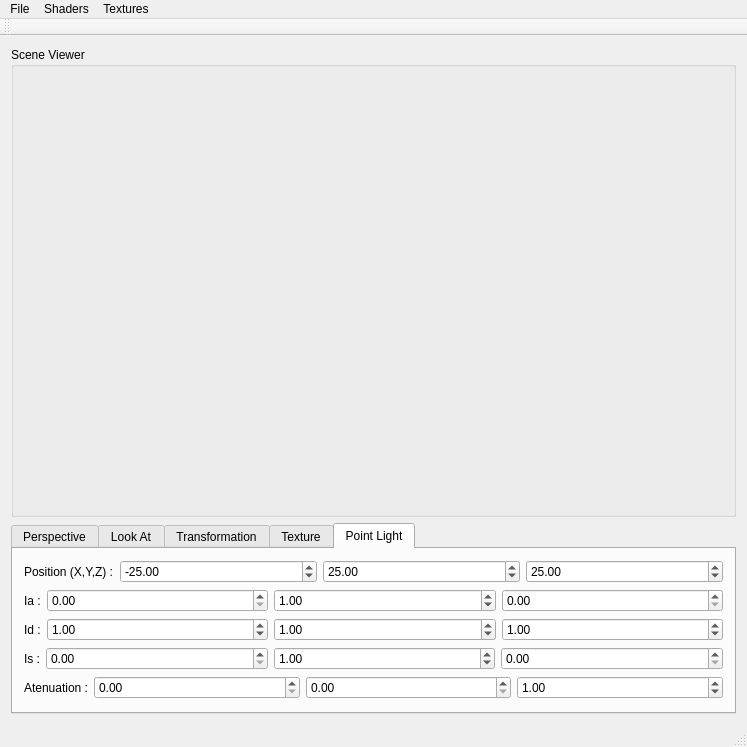
<?xml version="1.0" encoding="UTF-8"?>
<ui version="4.0">
 <class>MainWindow</class>
 <widget class="QMainWindow" name="MainWindow">
  <property name="geometry">
   <rect>
    <x>0</x>
    <y>0</y>
    <width>747</width>
    <height>747</height>
   </rect>
  </property>
  <property name="windowTitle">
   <string>MainWindow</string>
  </property>
  <widget class="QWidget" name="centralWidget">
   <layout class="QGridLayout" name="gridLayout">
    <item row="0" column="0">
     <widget class="QGroupBox" name="groupBox">
      <property name="sizePolicy">
       <sizepolicy hsizetype="Preferred" vsizetype="Expanding">
        <horstretch>0</horstretch>
        <verstretch>0</verstretch>
       </sizepolicy>
      </property>
      <property name="title">
       <string>Scene Viewer</string>
      </property>
      <layout class="QGridLayout" name="gridLayout_2"/>
     </widget>
    </item>
    <item row="1" column="0">
     <widget class="QTabWidget" name="mainTabs">
      <property name="sizePolicy">
       <sizepolicy hsizetype="Expanding" vsizetype="Fixed">
        <horstretch>0</horstretch>
        <verstretch>0</verstretch>
       </sizepolicy>
      </property>
      <property name="currentIndex">
       <number>4</number>
      </property>
      <widget class="QWidget" name="perspectiveTab">
       <attribute name="title">
        <string>Perspective</string>
       </attribute>
       <layout class="QGridLayout" name="gridLayout_7">
        <item row="0" column="0">
         <layout class="QHBoxLayout" name="horizontalLayout_2">
          <item>
           <widget class="QLabel" name="label">
            <property name="sizePolicy">
             <sizepolicy hsizetype="Fixed" vsizetype="Preferred">
              <horstretch>0</horstretch>
              <verstretch>0</verstretch>
             </sizepolicy>
            </property>
            <property name="text">
             <string>Vertical Angle (Zoom) :</string>
            </property>
           </widget>
          </item>
          <item>
           <widget class="QDoubleSpinBox" name="persVerticalAngleSpin">
            <property name="decimals">
             <number>2</number>
            </property>
            <property name="minimum">
             <double>0.000000000000000</double>
            </property>
            <property name="maximum">
             <double>180.000000000000000</double>
            </property>
            <property name="singleStep">
             <double>0.100000000000000</double>
            </property>
            <property name="value">
             <double>90.000000000000000</double>
            </property>
           </widget>
          </item>
          <item>
           <widget class="QSlider" name="persVerticalAngleSlider">
            <property name="maximum">
             <number>18000</number>
            </property>
            <property name="pageStep">
             <number>10</number>
            </property>
            <property name="value">
             <number>9000</number>
            </property>
            <property name="sliderPosition">
             <number>9000</number>
            </property>
            <property name="orientation">
             <enum>Qt::Horizontal</enum>
            </property>
           </widget>
          </item>
         </layout>
        </item>
        <item row="1" column="0">
         <layout class="QHBoxLayout" name="horizontalLayout_4">
          <item>
           <widget class="QLabel" name="label_3">
            <property name="sizePolicy">
             <sizepolicy hsizetype="Fixed" vsizetype="Preferred">
              <horstretch>0</horstretch>
              <verstretch>0</verstretch>
             </sizepolicy>
            </property>
            <property name="text">
             <string>Near Plane :</string>
            </property>
           </widget>
          </item>
          <item>
           <widget class="QDoubleSpinBox" name="persNearSpin">
            <property name="decimals">
             <number>2</number>
            </property>
            <property name="minimum">
             <double>0.000000000000000</double>
            </property>
            <property name="maximum">
             <double>999.000000000000000</double>
            </property>
            <property name="singleStep">
             <double>0.100000000000000</double>
            </property>
            <property name="value">
             <double>0.100000000000000</double>
            </property>
           </widget>
          </item>
          <item>
           <widget class="QSlider" name="persNearSlider">
            <property name="maximum">
             <number>99900</number>
            </property>
            <property name="value">
             <number>10</number>
            </property>
            <property name="orientation">
             <enum>Qt::Horizontal</enum>
            </property>
           </widget>
          </item>
         </layout>
        </item>
        <item row="2" column="0">
         <layout class="QHBoxLayout" name="horizontalLayout_5">
          <item>
           <widget class="QLabel" name="label_4">
            <property name="sizePolicy">
             <sizepolicy hsizetype="Fixed" vsizetype="Preferred">
              <horstretch>0</horstretch>
              <verstretch>0</verstretch>
             </sizepolicy>
            </property>
            <property name="text">
             <string>Far Plane :</string>
            </property>
           </widget>
          </item>
          <item>
           <widget class="QDoubleSpinBox" name="persFarSpin">
            <property name="minimum">
             <double>0.000000000000000</double>
            </property>
            <property name="maximum">
             <double>999.000000000000000</double>
            </property>
            <property name="singleStep">
             <double>0.100000000000000</double>
            </property>
            <property name="value">
             <double>100.000000000000000</double>
            </property>
           </widget>
          </item>
          <item>
           <widget class="QSlider" name="persFarSlider">
            <property name="maximum">
             <number>99900</number>
            </property>
            <property name="value">
             <number>10000</number>
            </property>
            <property name="orientation">
             <enum>Qt::Horizontal</enum>
            </property>
           </widget>
          </item>
         </layout>
        </item>
       </layout>
      </widget>
      <widget class="QWidget" name="lookAtTab">
       <attribute name="title">
        <string>Look At</string>
       </attribute>
       <layout class="QGridLayout" name="gridLayout_3">
        <item row="0" column="0">
         <layout class="QHBoxLayout" name="horizontalLayout_6">
          <item>
           <widget class="QLabel" name="label_5">
            <property name="sizePolicy">
             <sizepolicy hsizetype="Fixed" vsizetype="Preferred">
              <horstretch>0</horstretch>
              <verstretch>0</verstretch>
             </sizepolicy>
            </property>
            <property name="text">
             <string>Eye (X,Y,Z) :</string>
            </property>
           </widget>
          </item>
          <item>
           <widget class="QDoubleSpinBox" name="lookEyeXSpin">
            <property name="minimum">
             <double>-99999.000000000000000</double>
            </property>
            <property name="maximum">
             <double>99999.000000000000000</double>
            </property>
            <property name="singleStep">
             <double>0.100000000000000</double>
            </property>
            <property name="value">
             <double>0.000000000000000</double>
            </property>
           </widget>
          </item>
          <item>
           <widget class="QDoubleSpinBox" name="lookEyeYSpin">
            <property name="minimum">
             <double>-99999.000000000000000</double>
            </property>
            <property name="maximum">
             <double>99999.000000000000000</double>
            </property>
            <property name="singleStep">
             <double>0.100000000000000</double>
            </property>
            <property name="value">
             <double>0.000000000000000</double>
            </property>
           </widget>
          </item>
          <item>
           <widget class="QDoubleSpinBox" name="lookEyeZSpin">
            <property name="minimum">
             <double>-99999.000000000000000</double>
            </property>
            <property name="maximum">
             <double>99999.000000000000000</double>
            </property>
            <property name="singleStep">
             <double>0.100000000000000</double>
            </property>
            <property name="value">
             <double>1.000000000000000</double>
            </property>
           </widget>
          </item>
         </layout>
        </item>
        <item row="1" column="0">
         <layout class="QHBoxLayout" name="horizontalLayout_7">
          <item>
           <widget class="QLabel" name="label_6">
            <property name="sizePolicy">
             <sizepolicy hsizetype="Fixed" vsizetype="Preferred">
              <horstretch>0</horstretch>
              <verstretch>0</verstretch>
             </sizepolicy>
            </property>
            <property name="text">
             <string>Center (X,Y,Z) :</string>
            </property>
           </widget>
          </item>
          <item>
           <widget class="QDoubleSpinBox" name="lookCenterXSpin">
            <property name="minimum">
             <double>-99999.000000000000000</double>
            </property>
            <property name="maximum">
             <double>99999.000000000000000</double>
            </property>
            <property name="singleStep">
             <double>0.100000000000000</double>
            </property>
           </widget>
          </item>
          <item>
           <widget class="QDoubleSpinBox" name="lookCenterYSpin">
            <property name="minimum">
             <double>-99999.000000000000000</double>
            </property>
            <property name="maximum">
             <double>99999.000000000000000</double>
            </property>
            <property name="singleStep">
             <double>0.100000000000000</double>
            </property>
           </widget>
          </item>
          <item>
           <widget class="QDoubleSpinBox" name="lookCenterZSpin">
            <property name="minimum">
             <double>-99999.000000000000000</double>
            </property>
            <property name="maximum">
             <double>99999.000000000000000</double>
            </property>
            <property name="singleStep">
             <double>0.100000000000000</double>
            </property>
           </widget>
          </item>
         </layout>
        </item>
        <item row="2" column="0">
         <layout class="QHBoxLayout" name="horizontalLayout_8">
          <item>
           <widget class="QLabel" name="label_7">
            <property name="sizePolicy">
             <sizepolicy hsizetype="Fixed" vsizetype="Preferred">
              <horstretch>0</horstretch>
              <verstretch>0</verstretch>
             </sizepolicy>
            </property>
            <property name="text">
             <string>Up (X,Y,Z) :</string>
            </property>
           </widget>
          </item>
          <item>
           <widget class="QDoubleSpinBox" name="lookUpXSpin">
            <property name="minimum">
             <double>-99999.000000000000000</double>
            </property>
            <property name="maximum">
             <double>99999.000000000000000</double>
            </property>
            <property name="singleStep">
             <double>0.100000000000000</double>
            </property>
           </widget>
          </item>
          <item>
           <widget class="QDoubleSpinBox" name="lookUpYSpin">
            <property name="minimum">
             <double>-99999.000000000000000</double>
            </property>
            <property name="maximum">
             <double>99999.000000000000000</double>
            </property>
            <property name="singleStep">
             <double>0.100000000000000</double>
            </property>
            <property name="value">
             <double>1.000000000000000</double>
            </property>
           </widget>
          </item>
          <item>
           <widget class="QDoubleSpinBox" name="lookUpZSpin">
            <property name="minimum">
             <double>-99999.000000000000000</double>
            </property>
            <property name="maximum">
             <double>99999.000000000000000</double>
            </property>
            <property name="singleStep">
             <double>0.100000000000000</double>
            </property>
           </widget>
          </item>
         </layout>
        </item>
       </layout>
      </widget>
      <widget class="QWidget" name="transformTab">
       <attribute name="title">
        <string>Transformation</string>
       </attribute>
       <layout class="QGridLayout" name="gridLayout_4">
        <item row="0" column="0">
         <layout class="QHBoxLayout" name="horizontalLayout_9">
          <item>
           <widget class="QLabel" name="label_8">
            <property name="sizePolicy">
             <sizepolicy hsizetype="Fixed" vsizetype="Preferred">
              <horstretch>0</horstretch>
              <verstretch>0</verstretch>
             </sizepolicy>
            </property>
            <property name="text">
             <string>Scale :</string>
            </property>
           </widget>
          </item>
          <item>
           <widget class="QDoubleSpinBox" name="scaleSpin">
            <property name="minimum">
             <double>-99999.000000000000000</double>
            </property>
            <property name="maximum">
             <double>99999.000000000000000</double>
            </property>
            <property name="singleStep">
             <double>0.100000000000000</double>
            </property>
            <property name="value">
             <double>1.000000000000000</double>
            </property>
           </widget>
          </item>
         </layout>
        </item>
        <item row="1" column="0">
         <layout class="QHBoxLayout" name="horizontalLayout_10">
          <item>
           <widget class="QLabel" name="label_9">
            <property name="sizePolicy">
             <sizepolicy hsizetype="Fixed" vsizetype="Preferred">
              <horstretch>0</horstretch>
              <verstretch>0</verstretch>
             </sizepolicy>
            </property>
            <property name="text">
             <string>Translate (X,Y,Z) :</string>
            </property>
           </widget>
          </item>
          <item>
           <widget class="QDoubleSpinBox" name="translateXSpin">
            <property name="minimum">
             <double>-99999.000000000000000</double>
            </property>
            <property name="maximum">
             <double>99999.000000000000000</double>
            </property>
            <property name="singleStep">
             <double>0.100000000000000</double>
            </property>
           </widget>
          </item>
          <item>
           <widget class="QDoubleSpinBox" name="translateYSpin">
            <property name="minimum">
             <double>-99999.000000000000000</double>
            </property>
            <property name="maximum">
             <double>99999.000000000000000</double>
            </property>
            <property name="singleStep">
             <double>0.100000000000000</double>
            </property>
           </widget>
          </item>
          <item>
           <widget class="QDoubleSpinBox" name="translateZSpin">
            <property name="minimum">
             <double>-99999.000000000000000</double>
            </property>
            <property name="maximum">
             <double>99999.000000000000000</double>
            </property>
            <property name="singleStep">
             <double>0.100000000000000</double>
            </property>
           </widget>
          </item>
         </layout>
        </item>
        <item row="4" column="0">
         <layout class="QHBoxLayout" name="horizontalLayout_11">
          <item>
           <spacer name="horizontalSpacer">
            <property name="orientation">
             <enum>Qt::Horizontal</enum>
            </property>
            <property name="sizeType">
             <enum>QSizePolicy::Maximum</enum>
            </property>
            <property name="sizeHint" stdset="0">
             <size>
              <width>19</width>
              <height>20</height>
             </size>
            </property>
           </spacer>
          </item>
          <item>
           <widget class="QLabel" name="label_10">
            <property name="sizePolicy">
             <sizepolicy hsizetype="Fixed" vsizetype="Preferred">
              <horstretch>0</horstretch>
              <verstretch>0</verstretch>
             </sizepolicy>
            </property>
            <property name="text">
             <string>Axis (X,Y,Z) :</string>
            </property>
           </widget>
          </item>
          <item>
           <widget class="QDoubleSpinBox" name="rotateXSpin">
            <property name="minimum">
             <double>-99999.000000000000000</double>
            </property>
            <property name="maximum">
             <double>99999.000000000000000</double>
            </property>
            <property name="singleStep">
             <double>0.100000000000000</double>
            </property>
           </widget>
          </item>
          <item>
           <widget class="QDoubleSpinBox" name="rotateYSpin">
            <property name="minimum">
             <double>-99999.000000000000000</double>
            </property>
            <property name="maximum">
             <double>99999.000000000000000</double>
            </property>
            <property name="singleStep">
             <double>0.100000000000000</double>
            </property>
           </widget>
          </item>
          <item>
           <widget class="QDoubleSpinBox" name="rotateZSpin">
            <property name="minimum">
             <double>-99999.000000000000000</double>
            </property>
            <property name="maximum">
             <double>99999.000000000000000</double>
            </property>
            <property name="singleStep">
             <double>0.100000000000000</double>
            </property>
           </widget>
          </item>
         </layout>
        </item>
        <item row="5" column="0">
         <layout class="QHBoxLayout" name="horizontalLayout_3">
          <item>
           <spacer name="horizontalSpacer_2">
            <property name="orientation">
             <enum>Qt::Horizontal</enum>
            </property>
            <property name="sizeType">
             <enum>QSizePolicy::Maximum</enum>
            </property>
            <property name="sizeHint" stdset="0">
             <size>
              <width>19</width>
              <height>20</height>
             </size>
            </property>
           </spacer>
          </item>
          <item>
           <widget class="QLabel" name="label_14">
            <property name="text">
             <string>Angle (-360 : +360) :</string>
            </property>
           </widget>
          </item>
          <item>
           <widget class="QDoubleSpinBox" name="rotateAngleSpin">
            <property name="minimum">
             <double>-99999.000000000000000</double>
            </property>
            <property name="maximum">
             <double>99999.000000000000000</double>
            </property>
            <property name="singleStep">
             <double>0.100000000000000</double>
            </property>
           </widget>
          </item>
          <item>
           <widget class="QSlider" name="rotateAngleSlider">
            <property name="minimum">
             <number>-3600</number>
            </property>
            <property name="maximum">
             <number>3600</number>
            </property>
            <property name="orientation">
             <enum>Qt::Horizontal</enum>
            </property>
           </widget>
          </item>
         </layout>
        </item>
        <item row="2" column="0">
         <widget class="Line" name="line">
          <property name="orientation">
           <enum>Qt::Horizontal</enum>
          </property>
         </widget>
        </item>
        <item row="3" column="0">
         <widget class="QLabel" name="label_15">
          <property name="text">
           <string>Rotate:</string>
          </property>
         </widget>
        </item>
       </layout>
      </widget>
      <widget class="QWidget" name="textureTab">
       <attribute name="title">
        <string>Texture</string>
       </attribute>
       <layout class="QGridLayout" name="gridLayout_6">
        <item row="0" column="0">
         <layout class="QHBoxLayout" name="horizontalLayout">
          <item>
           <widget class="QLabel" name="label_2">
            <property name="text">
             <string>Texture File :</string>
            </property>
           </widget>
          </item>
          <item>
           <widget class="QLineEdit" name="textureFileEdit"/>
          </item>
          <item>
           <widget class="QPushButton" name="browseTextureBtn">
            <property name="text">
             <string>Browse</string>
            </property>
           </widget>
          </item>
         </layout>
        </item>
       </layout>
      </widget>
      <widget class="QWidget" name="diffuseLightTab">
       <attribute name="title">
        <string>Point Light</string>
       </attribute>
       <layout class="QGridLayout" name="gridLayout_5">
        <item row="1" column="0">
         <layout class="QHBoxLayout" name="horizontalLayout_14">
          <item>
           <widget class="QLabel" name="label_12">
            <property name="sizePolicy">
             <sizepolicy hsizetype="Fixed" vsizetype="Preferred">
              <horstretch>0</horstretch>
              <verstretch>0</verstretch>
             </sizepolicy>
            </property>
            <property name="text">
             <string>Ia :</string>
            </property>
           </widget>
          </item>
          <item>
           <widget class="QDoubleSpinBox" name="lightIa1Spin">
            <property name="singleStep">
             <double>0.100000000000000</double>
            </property>
            <property name="value">
             <double>0.000000000000000</double>
            </property>
           </widget>
          </item>
          <item>
           <widget class="QDoubleSpinBox" name="lightIa2Spin">
            <property name="singleStep">
             <double>0.100000000000000</double>
            </property>
            <property name="value">
             <double>1.000000000000000</double>
            </property>
           </widget>
          </item>
          <item>
           <widget class="QDoubleSpinBox" name="lightIa3Spin">
            <property name="singleStep">
             <double>0.100000000000000</double>
            </property>
            <property name="value">
             <double>0.000000000000000</double>
            </property>
           </widget>
          </item>
         </layout>
        </item>
        <item row="3" column="0">
         <layout class="QHBoxLayout" name="horizontalLayout_41">
          <item>
           <widget class="QLabel" name="label_21">
            <property name="sizePolicy">
             <sizepolicy hsizetype="Fixed" vsizetype="Preferred">
              <horstretch>0</horstretch>
              <verstretch>0</verstretch>
             </sizepolicy>
            </property>
            <property name="text">
             <string>Is :</string>
            </property>
           </widget>
          </item>
          <item>
           <widget class="QDoubleSpinBox" name="lightIs1Spin">
            <property name="singleStep">
             <double>0.100000000000000</double>
            </property>
            <property name="value">
             <double>0.000000000000000</double>
            </property>
           </widget>
          </item>
          <item>
           <widget class="QDoubleSpinBox" name="lightIs2Spin">
            <property name="singleStep">
             <double>0.100000000000000</double>
            </property>
            <property name="value">
             <double>1.000000000000000</double>
            </property>
           </widget>
          </item>
          <item>
           <widget class="QDoubleSpinBox" name="lightIs3Spin">
            <property name="singleStep">
             <double>0.100000000000000</double>
            </property>
            <property name="value">
             <double>0.000000000000000</double>
            </property>
           </widget>
          </item>
         </layout>
        </item>
        <item row="4" column="0">
         <layout class="QHBoxLayout" name="horizontalLayout_42">
          <item>
           <widget class="QLabel" name="label_421">
            <property name="sizePolicy">
             <sizepolicy hsizetype="Fixed" vsizetype="Preferred">
              <horstretch>0</horstretch>
              <verstretch>0</verstretch>
             </sizepolicy>
            </property>
            <property name="text">
             <string>Atenuation :</string>
            </property>
           </widget>
          </item>
          <item>
           <widget class="QDoubleSpinBox" name="lightCoefA">
            <property name="singleStep">
             <double>0.100000000000000</double>
            </property>
            <property name="value">
             <double>0.000000000000000</double>
            </property>
           </widget>
          </item>
          <item>
           <widget class="QDoubleSpinBox" name="lightCoefB">
            <property name="singleStep">
             <double>0.100000000000000</double>
            </property>
            <property name="value">
             <double>0.000000000000000</double>
            </property>
           </widget>
          </item>
          <item>
           <widget class="QDoubleSpinBox" name="lightCoefC">
            <property name="singleStep">
             <double>0.100000000000000</double>
            </property>
            <property name="value">
             <double>1.000000000000000</double>
            </property>
           </widget>
          </item>
         </layout>
        </item>
        <item row="0" column="0">
         <layout class="QHBoxLayout" name="horizontalLayout_13">
          <item>
           <widget class="QLabel" name="label_11">
            <property name="sizePolicy">
             <sizepolicy hsizetype="Fixed" vsizetype="Preferred">
              <horstretch>0</horstretch>
              <verstretch>0</verstretch>
             </sizepolicy>
            </property>
            <property name="text">
             <string>Position (X,Y,Z) :</string>
            </property>
           </widget>
          </item>
          <item>
           <widget class="QDoubleSpinBox" name="lightPosXSpin">
            <property name="minimum">
             <double>-99999.000000000000000</double>
            </property>
            <property name="maximum">
             <double>99999.000000000000000</double>
            </property>
            <property name="singleStep">
             <double>0.100000000000000</double>
            </property>
            <property name="value">
             <double>-25.000000000000000</double>
            </property>
           </widget>
          </item>
          <item>
           <widget class="QDoubleSpinBox" name="lightPosYSpin">
            <property name="minimum">
             <double>-99999.000000000000000</double>
            </property>
            <property name="maximum">
             <double>99999.000000000000000</double>
            </property>
            <property name="singleStep">
             <double>0.100000000000000</double>
            </property>
            <property name="value">
             <double>25.000000000000000</double>
            </property>
           </widget>
          </item>
          <item>
           <widget class="QDoubleSpinBox" name="lightPosZSpin">
            <property name="minimum">
             <double>-99999.000000000000000</double>
            </property>
            <property name="maximum">
             <double>99999.000000000000000</double>
            </property>
            <property name="singleStep">
             <double>0.100000000000000</double>
            </property>
            <property name="value">
             <double>25.000000000000000</double>
            </property>
           </widget>
          </item>
         </layout>
        </item>
        <item row="2" column="0">
         <layout class="QHBoxLayout" name="horizontalLayout_15">
          <item>
           <widget class="QLabel" name="label_13">
            <property name="sizePolicy">
             <sizepolicy hsizetype="Fixed" vsizetype="Preferred">
              <horstretch>0</horstretch>
              <verstretch>0</verstretch>
             </sizepolicy>
            </property>
            <property name="text">
             <string>Id :</string>
            </property>
           </widget>
          </item>
          <item>
           <widget class="QDoubleSpinBox" name="lightId1Spin">
            <property name="singleStep">
             <double>0.100000000000000</double>
            </property>
            <property name="value">
             <double>1.000000000000000</double>
            </property>
           </widget>
          </item>
          <item>
           <widget class="QDoubleSpinBox" name="lightId2Spin">
            <property name="singleStep">
             <double>0.100000000000000</double>
            </property>
            <property name="value">
             <double>1.000000000000000</double>
            </property>
           </widget>
          </item>
          <item>
           <widget class="QDoubleSpinBox" name="lightId3Spin">
            <property name="singleStep">
             <double>0.100000000000000</double>
            </property>
            <property name="value">
             <double>1.000000000000000</double>
            </property>
           </widget>
          </item>
         </layout>
        </item>
       </layout>
      </widget>
     </widget>
    </item>
   </layout>
  </widget>
  <widget class="QMenuBar" name="menuBar">
   <property name="geometry">
    <rect>
     <x>0</x>
     <y>0</y>
     <width>747</width>
     <height>22</height>
    </rect>
   </property>
   <widget class="QMenu" name="menuModels">
    <property name="title">
     <string>File</string>
    </property>
    <addaction name="action_obre_fitxer"/>
    <addaction name="action_obre_escena"/>
    <addaction name="separator"/>
    <addaction name="action_save_frame_as_image"/>
    <addaction name="action_start_and_save_animation"/>
    <addaction name="separator"/>
    <addaction name="actionAbout_Qt"/>
    <addaction name="separator"/>
    <addaction name="action_exit"/>
   </widget>
   <widget class="QMenu" name="menuShaders">
    <property name="title">
     <string>Shaders</string>
    </property>
    <addaction name="action_gouraud"/>
    <addaction name="action_phong"/>
    <addaction name="action_toon"/>
   </widget>
   <widget class="QMenu" name="menuTextures">
    <property name="title">
     <string>Textures</string>
    </property>
    <addaction name="action_activa_background"/>
    <addaction name="action_phong_tex"/>
    <addaction name="action_bump_mapping"/>
    <addaction name="action_environmental_mapping"/>
    <addaction name="action_transparencies"/>
   </widget>
   <addaction name="menuModels"/>
   <addaction name="menuShaders"/>
   <addaction name="menuTextures"/>
  </widget>
  <widget class="QToolBar" name="mainToolBar">
   <attribute name="toolBarArea">
    <enum>TopToolBarArea</enum>
   </attribute>
   <attribute name="toolBarBreak">
    <bool>false</bool>
   </attribute>
  </widget>
  <widget class="QStatusBar" name="statusBar"/>
  <action name="action_phong">
   <property name="text">
    <string>Phong Shader</string>
   </property>
   <property name="toolTip">
    <string>Activar Phong Shader</string>
   </property>
   <property name="shortcut">
    <string>Alt+2</string>
   </property>
  </action>
  <action name="action_gouraud">
   <property name="text">
    <string>Gouraud Shader</string>
   </property>
   <property name="toolTip">
    <string>Activar Gouraud Shader</string>
   </property>
   <property name="shortcut">
    <string>Alt+1</string>
   </property>
  </action>
  <action name="action_toon">
   <property name="text">
    <string>Toon Shader</string>
   </property>
   <property name="toolTip">
    <string>Activar Toon Shader</string>
   </property>
   <property name="shortcut">
    <string>Alt+3</string>
   </property>
  </action>
  <action name="action_obre_fitxer">
   <property name="text">
    <string>Obre Fitxer .obj</string>
   </property>
   <property name="toolTip">
    <string>Obre Fitxer .obj</string>
   </property>
   <property name="shortcut">
    <string>Ctrl+F</string>
   </property>
  </action>
  <action name="action_activa_background">
   <property name="text">
    <string>Active background</string>
   </property>
   <property name="shortcut">
    <string>Ctrl+1</string>
   </property>
  </action>
  <action name="action_phong_tex">
   <property name="text">
    <string>PhongTex</string>
   </property>
   <property name="shortcut">
    <string>Ctrl+2</string>
   </property>
  </action>
  <action name="action_bump_mapping">
   <property name="text">
    <string>Bump-mapping</string>
   </property>
   <property name="shortcut">
    <string>Ctrl+3</string>
   </property>
  </action>
  <action name="action_environmental_mapping">
   <property name="text">
    <string>Environmental-mapping</string>
   </property>
   <property name="shortcut">
    <string>Ctrl+4</string>
   </property>
  </action>
  <action name="action_transparencies">
   <property name="text">
    <string>Transparencies</string>
   </property>
   <property name="shortcut">
    <string>Ctrl+5</string>
   </property>
  </action>
  <action name="action_afegeix_llum_puntual">
   <property name="text">
    <string>Afegeix Llum</string>
   </property>
  </action>
  <action name="action_save_frame_as_image">
   <property name="text">
    <string>Save Frame as Image</string>
   </property>
  </action>
  <action name="action_obre_escena">
   <property name="text">
    <string>Obre Escena</string>
   </property>
  </action>
  <action name="action_start_and_save_animation">
   <property name="text">
    <string>Start and Save Animation</string>
   </property>
  </action>
  <action name="action_exit">
   <property name="text">
    <string>Exit</string>
   </property>
   <property name="shortcut">
    <string>Ctrl+Q</string>
   </property>
  </action>
  <action name="actionAbout_Qt">
   <property name="text">
    <string>About Qt</string>
   </property>
  </action>
 </widget>
 <layoutdefault spacing="6" margin="11"/>
 <tabstops>
  <tabstop>mainTabs</tabstop>
  <tabstop>persVerticalAngleSpin</tabstop>
  <tabstop>persVerticalAngleSlider</tabstop>
  <tabstop>persNearSpin</tabstop>
  <tabstop>persNearSlider</tabstop>
  <tabstop>persFarSpin</tabstop>
  <tabstop>persFarSlider</tabstop>
  <tabstop>lookEyeXSpin</tabstop>
  <tabstop>lookEyeYSpin</tabstop>
  <tabstop>lookEyeZSpin</tabstop>
  <tabstop>lookCenterXSpin</tabstop>
  <tabstop>lookCenterYSpin</tabstop>
  <tabstop>lookCenterZSpin</tabstop>
  <tabstop>lookUpXSpin</tabstop>
  <tabstop>lookUpYSpin</tabstop>
  <tabstop>lookUpZSpin</tabstop>
  <tabstop>scaleSpin</tabstop>
  <tabstop>translateXSpin</tabstop>
  <tabstop>translateYSpin</tabstop>
  <tabstop>translateZSpin</tabstop>
  <tabstop>rotateXSpin</tabstop>
  <tabstop>rotateYSpin</tabstop>
  <tabstop>rotateZSpin</tabstop>
  <tabstop>rotateAngleSlider</tabstop>
  <tabstop>textureFileEdit</tabstop>
  <tabstop>browseTextureBtn</tabstop>
  <tabstop>lightPosXSpin</tabstop>
  <tabstop>lightPosYSpin</tabstop>
  <tabstop>lightPosZSpin</tabstop>
  <tabstop>lightIa1Spin</tabstop>
  <tabstop>lightIa2Spin</tabstop>
  <tabstop>lightIa3Spin</tabstop>
  <tabstop>lightId1Spin</tabstop>
  <tabstop>lightId2Spin</tabstop>
  <tabstop>lightId3Spin</tabstop>
  <tabstop>lightIs2Spin</tabstop>
  <tabstop>lightIs3Spin</tabstop>
 </tabstops>
 <resources/>
 <connections/>
</ui>
